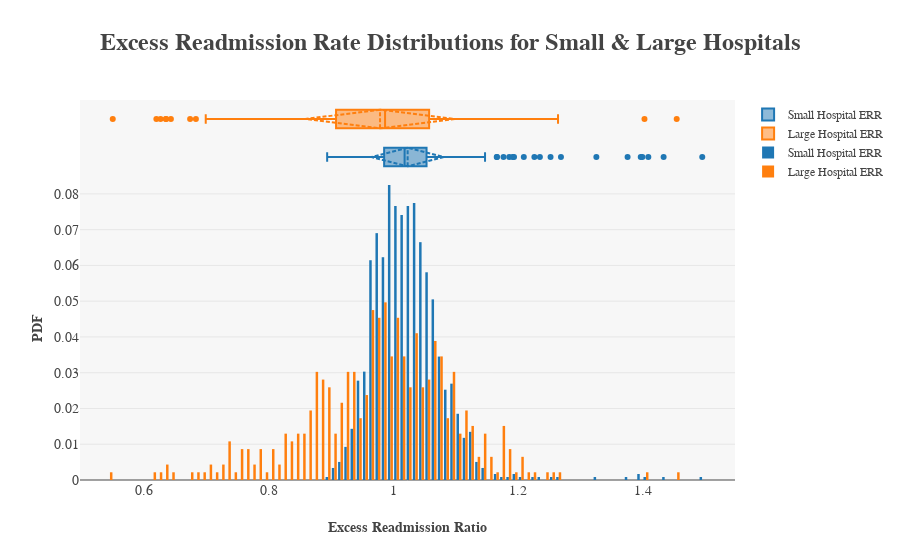

The code cell stored with this chart in its notebook:
### Markdown cell above
****
### Exercise

Include your work on the following **in this notebook and submit to your Github account**. 

A. Do you agree with the above analysis and recommendations? Why or why not?
   
B. Provide support for your arguments and your own recommendations with a statistically sound analysis:

   1. Setup an appropriate hypothesis test.
   2. Compute and report the observed significance value (or p-value).
   3. Report statistical significance for $\alpha$ = .01. 
   4. Discuss statistical significance and practical significance. Do they differ here? How does this change your recommendation to the client?
   5. Look at the scatterplot above. 
      - What are the advantages and disadvantages of using this plot to convey information?
      - Construct another plot that conveys the same information in a more direct manner.



You can compose in notebook cells using Markdown: 
+ In the control panel at the top, choose Cell > Cell Type > Markdown
+ Markdown syntax: http://nestacms.com/docs/creating-content/markdown-cheat-sheet
****

### Code cell
# Quick Plot
my_hospital_df = clean_hospital_read_df[clean_hospital_read_df["Number of Discharges"] != 0]
small_hospitals = my_hospital_df[my_hospital_df["Number of Discharges"] < 100]
large_hospitals = my_hospital_df[my_hospital_df["Number of Discharges"] > 1000]

trace0 = go.Box(name="Small Hospital ERR", x=small_hospitals["Excess Readmission Ratio"], boxmean="sd")
trace1 = go.Box(name="Large Hospital ERR", x=large_hospitals["Excess Readmission Ratio"], boxmean="sd")
trace2 = go.Histogram(name="Small Hospital ERR", x=small_hospitals["Excess Readmission Ratio"], histnorm="probability", marker=dict(color="rgb(31,119,180)"))
trace3 = go.Histogram(name="Large Hospital ERR", x=large_hospitals["Excess Readmission Ratio"], histnorm="probability", marker=dict(color="rgb(255,127,14)"))

fig = py.tools.make_subplots(rows=2, cols=1, shared_xaxes=True)
fig.append_trace(trace0, 1, 1)
fig.append_trace(trace1, 1, 1)
fig.append_trace(trace2, 2, 1)
fig.append_trace(trace3, 2, 1)

fig["layout"].update(
    plot_bgcolor="rgb(247,247,247)",
    legend=dict(font=dict(family="serif", size=12)),
    height=600,
    title="<b>Excess Readmission Rate Distributions for Small & Large Hospitals</b>",
    titlefont=dict(family="serif", size=24),
    yaxis1=dict(titlefont=dict(family="serif", size=14), domain=[0.8, 1], showticklabels=False), 
    yaxis2=dict(title="<b>PDF</b>", titlefont=dict(family="serif", size=14), tickfont=dict(family="serif", size=14), range=[0, 0.085], domain=[0, 0.8]), 
    xaxis1=dict(title="<b>Excess Readmission Ratio</b>", titlefont=dict(family="serif", size=14), tickfont=dict(family="serif", size=14)))

py.offline.iplot(fig)

# Quick Stats
n_small_hospitals = len(small_hospitals)
n_large_hospitals = len(large_hospitals)
small_ERR_mean = np.mean(small_hospitals["Excess Readmission Ratio"])
large_ERR_mean = np.mean(large_hospitals["Excess Readmission Ratio"])
small_ERR_stdv = np.std(small_hospitals["Excess Readmission Ratio"])
large_ERR_stdv = np.std(large_hospitals["Excess Readmission Ratio"])
small_ERR_conf_int = np.percentile(small_hospitals["Excess Readmission Ratio"], [2.5, 97.5])
large_ERR_conf_int = np.percentile(large_hospitals["Excess Readmission Ratio"], [2.5, 97.5])
small_ERR_moe = (small_ERR_conf_int[1] - small_ERR_conf_int[0]) / 2
large_ERR_moe = (large_ERR_conf_int[1] - large_ERR_conf_int[0]) / 2

print("Small Hospital Sample Size (n1): " + str(n_small_hospitals))
print("Small Hospital Sample Mean ERR (x1): " + str(round(small_ERR_mean, 3)))
print("Small Hospital Sample StDev ERR (s1): " + str(round(small_ERR_stdv, 3)))
print("Small Hospital Sample 95% Confidence Interval: " + str(round(small_ERR_conf_int[0], 3)) + " to " + str(round(small_ERR_conf_int[1], 3)))
print("Small Hospital Sample Margin of Error: " + str(round(small_ERR_moe, 3)))
print()
print("Large Hospital Sample Size (n2): " + str(n_large_hospitals))
print("Large Hospital Sample Mean ERR (x2): " + str(round(large_ERR_mean, 3)))
print("Large Hospital Sample StDev ERR (s2): " + str(round(large_ERR_stdv, 3)))
print("Large Hospital Sample 95% Confidence Interval: " + str(round(large_ERR_conf_int[0], 3)) + " to " + str(round(large_ERR_conf_int[1], 3)))
print("Large Hospital Sample Margin of Error: " + str(round(large_ERR_moe, 3)))

### Figure 1 — Plotly figure (JSON) as saved in the notebook; plotly's stock layout.template omitted (floating-point values rounded to 4 significant figures; data arrays with more than 128 entries replaced by an {"elided": "..."} marker saying what was removed)
{"data": [{"boxmean": "sd", "name": "Small Hospital ERR", "type": "box", "uid": "0ad259", "x": {"elided": "1188 float values"}, "xaxis": "x", "yaxis": "y"}, {"boxmean": "sd", "name": "Large Hospital ERR", "type": "box", "uid": "fdbf8a", "x": {"elided": "463 float values"}, "xaxis": "x", "yaxis": "y"}, {"autobinx": true, "histnorm": "probability", "marker": {"color": "rgb(31,119,180)"}, "name": "Small Hospital ERR", "type": "histogram", "uid": "0fed95", "x": {"elided": "1188 float values"}, "xaxis": "x", "xbins": {"end": 1.5, "size": 0.01, "start": 0.5}, "yaxis": "y2"}, {"autobinx": false, "histnorm": "probability", "marker": {"color": "rgb(255,127,14)"}, "name": "Large Hospital ERR", "type": "histogram", "uid": "f6ec9e", "x": {"elided": "463 float values"}, "xaxis": "x", "xbins": {"end": 1.5, "size": 0.01, "start": 0.5}, "yaxis": "y2"}], "layout": {"autosize": true, "legend": {"font": {"family": "serif", "size": 12}}, "plot_bgcolor": "rgb(247,247,247)", "title": "<b>Excess Readmission Rate Distributions for Small & Large Hospitals</b>", "titlefont": {"family": "serif", "size": 24}, "xaxis": {"anchor": "y2", "autorange": true, "domain": [0, 1], "range": [0.497, 1.548], "tickfont": {"family": "serif", "size": 14}, "title": "<b>Excess Readmission Ratio</b>", "titlefont": {"family": "serif", "size": 14}, "type": "linear"}, "yaxis": {"anchor": "free", "autorange": true, "domain": [0.8, 1], "position": 0, "range": [-0.5, 1.5], "showticklabels": false, "titlefont": {"family": "serif", "size": 14}, "type": "category"}, "yaxis2": {"anchor": "x", "domain": [0, 0.8], "range": [0, 0.085], "tickfont": {"family": "serif", "size": 14}, "title": "<b>PDF</b>", "titlefont": {"family": "serif", "size": 14}}}}
